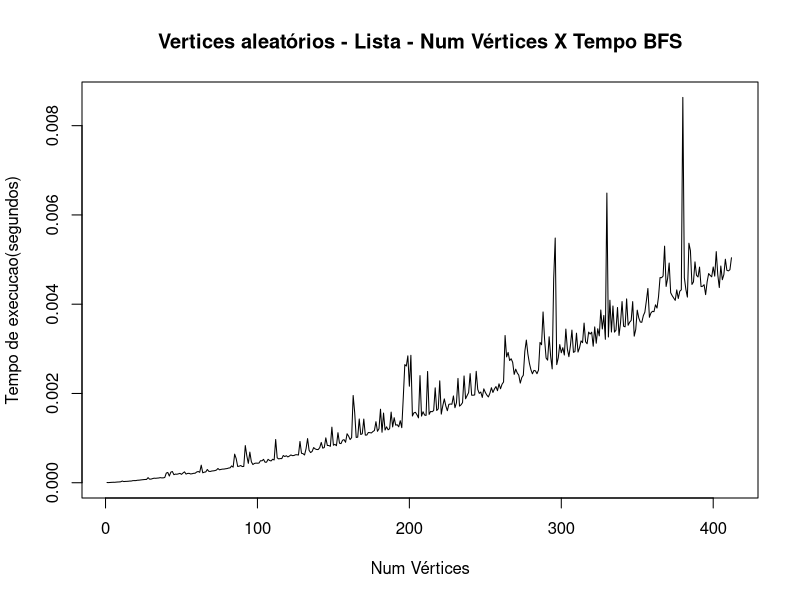
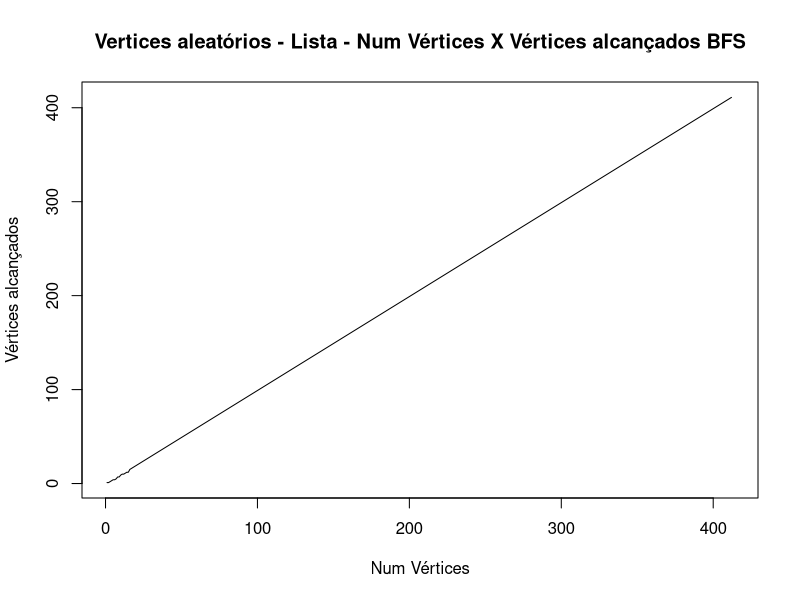
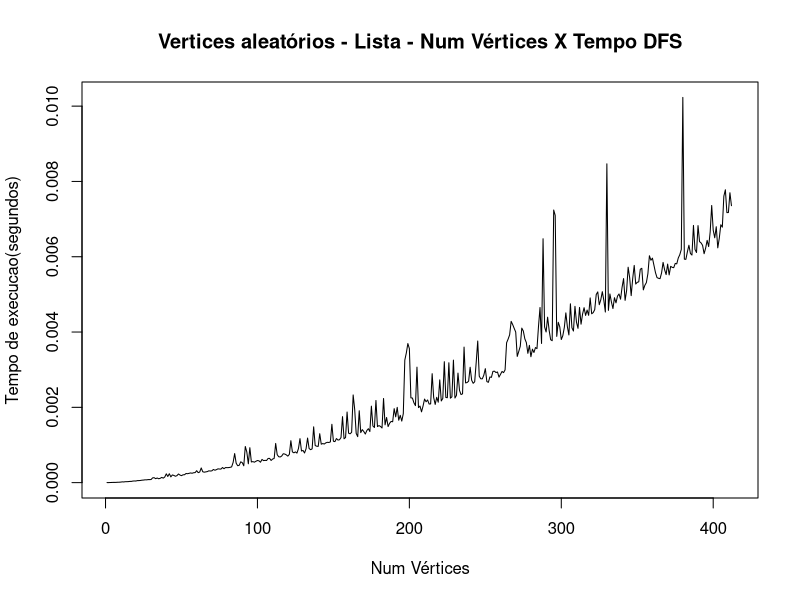
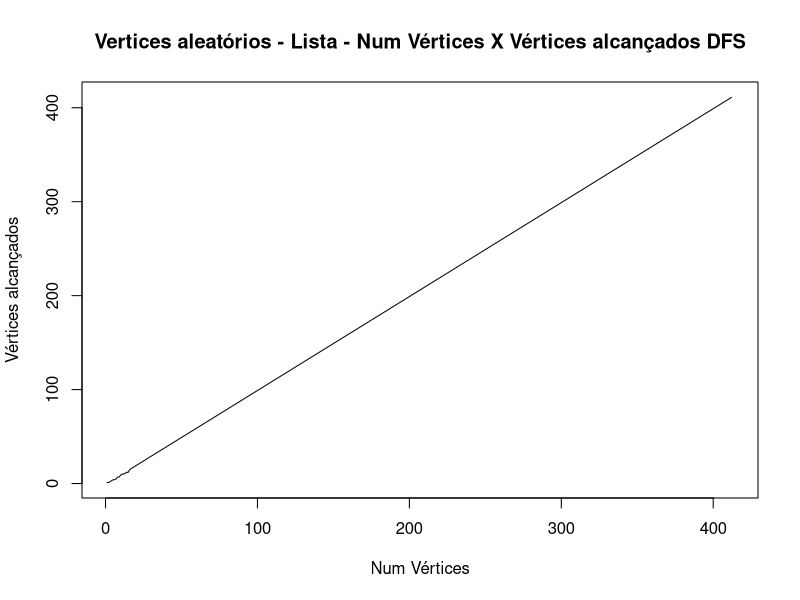
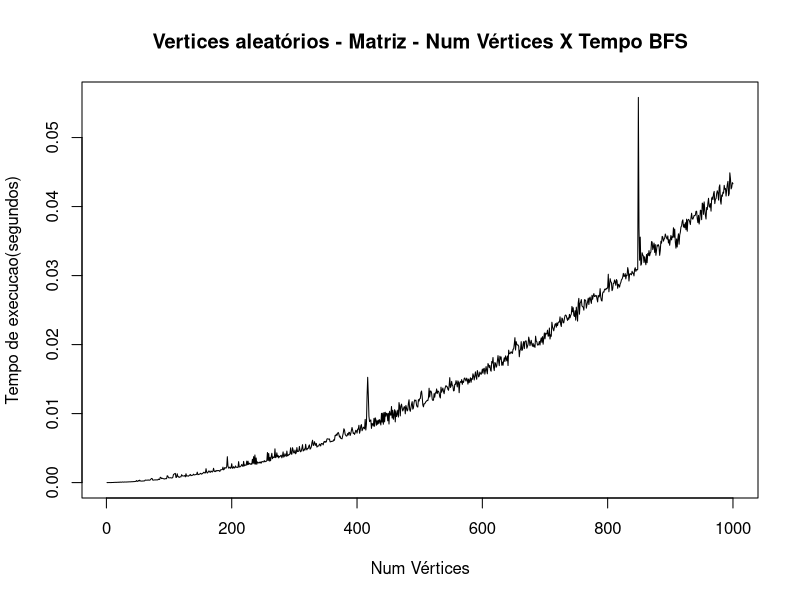
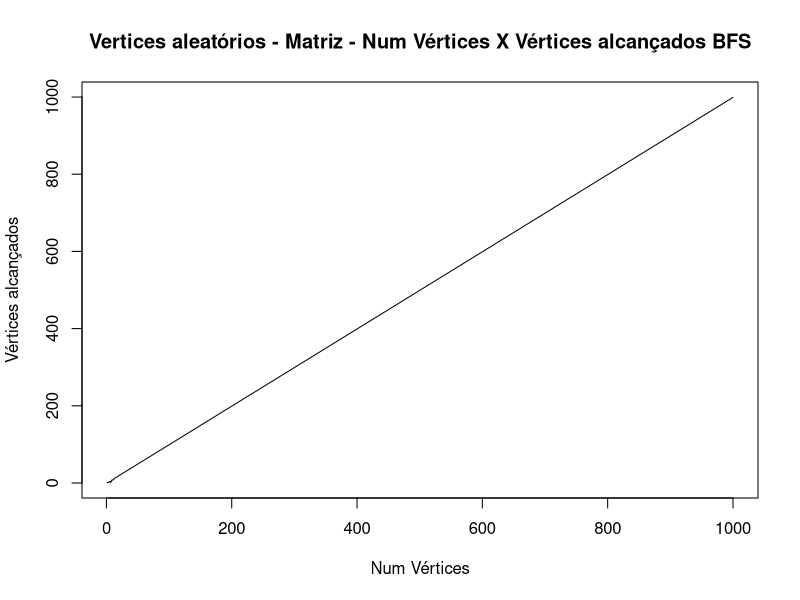
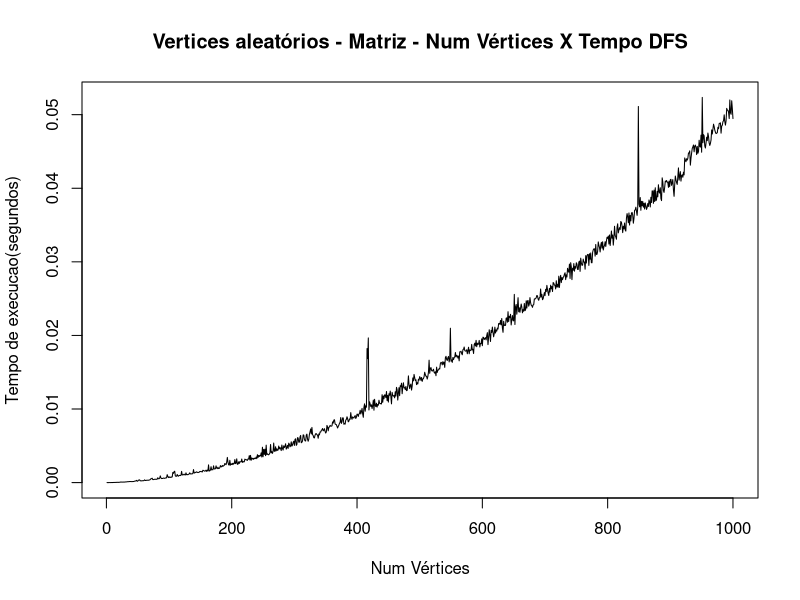
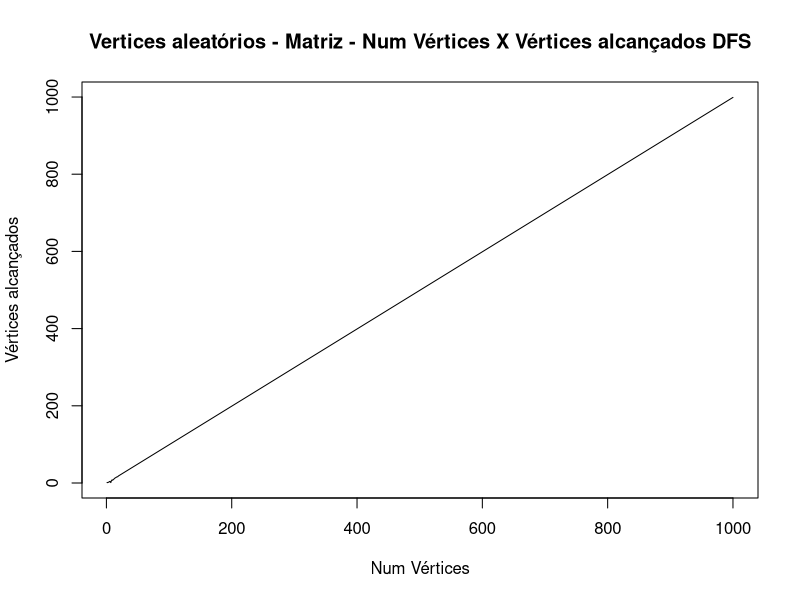

Generate these figures, in order, with R:
dataList = read.csv('Project/simpleGraphListOut.csv')

plot(x = dataList$num_vertices, y = dataList$execution_BFS, 
type = "l",
  xlab = "Num Vértices",
  ylab = "Tempo de execucao(segundos)",
  main = "Vertices aleatórios - Lista - Num Vértices X Tempo BFS"
)

plot(x = dataList$num_vertices, y = dataList$reached_vertices_BFS, 
type = "l",
  xlab = "Num Vértices",
  ylab = "Vértices alcançados",
  main = "Vertices aleatórios - Lista - Num Vértices X Vértices alcançados BFS"
)

plot(x = dataList$num_vertices, y = dataList$execution_DFS, 
type = "l",
  xlab = "Num Vértices",
  ylab = "Tempo de execucao(segundos)",
  main = "Vertices aleatórios - Lista - Num Vértices X Tempo DFS"
)

plot(x = dataList$num_vertices, y = dataList$reached_vertices_DFS, 
type = "l",
  xlab = "Num Vértices",
  ylab = "Vértices alcançados",
  main = "Vertices aleatórios - Lista - Num Vértices X Vértices alcançados DFS"
)

dataMatriz = read.csv('Project/simpleGraphMatrixOut.csv')

plot(x = dataMatriz$num_vertices, y = dataMatriz$execution_BFS, 
type = "l",
  xlab = "Num Vértices",
  ylab = "Tempo de execucao(segundos)",
  main = "Vertices aleatórios - Matriz - Num Vértices X Tempo BFS"
)

plot(x = dataMatriz$num_vertices, y = dataMatriz$reached_vertices_BFS, 
type = "l",
  xlab = "Num Vértices",
  ylab = "Vértices alcançados",
  main = "Vertices aleatórios - Matriz - Num Vértices X Vértices alcançados BFS"
)

plot(x = dataMatriz$num_vertices, y = dataMatriz$execution_DFS, 
type = "l",
  xlab = "Num Vértices",
  ylab = "Tempo de execucao(segundos)",
  main = "Vertices aleatórios - Matriz - Num Vértices X Tempo DFS"
)

plot(x = dataMatriz$num_vertices, y = dataMatriz$reached_vertices_DFS, 
type = "l",
  xlab = "Num Vértices",
  ylab = "Vértices alcançados",
  main = "Vertices aleatórios - Matriz - Num Vértices X Vértices alcançados DFS"
)


dataListRandomEdges = read.csv('Project/simpleGraphRandomEdgesListOut.csv')
# RANDOM ARESTAS
plot(x = dataListRandomEdges$num_arestas, y = dataListRandomEdges$execution_BFS, 
type = "l",
  xlab = "Num Arestas",
  ylab = "Tempo de execucao(segundos)",
  main = "Aresta Aleatoria - Lista - Num Arestas X Tempo BFS"
)

plot(x = dataListRandomEdges$num_arestas, y = dataListRandomEdges$reached_vertices_BFS, 
type = "l",
  xlab = "Num Arestas",
  ylab = "Vértices alcançados",
  main = "Aresta Aleatoria - Lista - Num Arestas X Vértices alcançados BFS"
)

plot(x = dataListRandomEdges$num_arestas, y = dataListRandomEdges$execution_DFS, 
type = "l",
  xlab = "Num Arestas",
  ylab = "Tempo de execucao(segundos)",
  main = "Aresta Aleatoria - Lista - Num Arestas X Tempo DFS"
)

plot(x = dataListRandomEdges$num_arestas, y = dataListRandomEdges$reached_vertices_DFS, 
type = "l",
  xlab = "Num Arestas",
  ylab = "Vértices alcançados",
  main = "Aresta Aleatoria - Lista - Num Arestas X Vértices alcançados DFS"
)

dataMatrixRandomEdges = read.csv('Project/simpleGraphRandomEdgesMatrixOut.csv')
# RANDOM ARESTAS
plot(x = dataMatrixRandomEdges$num_arestas, y = dataMatrixRandomEdges$execution_BFS, 
type = "l",
  xlab = "Num Arestas",
  ylab = "Tempo de execucao(segundos)",
  main = "Aresta Aleatoria - Matriz - Num Arestas X Tempo BFS"
)

plot(x = dataMatrixRandomEdges$num_arestas, y = dataMatrixRandomEdges$reached_vertices_BFS, 
type = "l",
  xlab = "Num Arestas",
  ylab = "Vértices alcançados",
  main = "Aresta Aleatoria - Matriz - Num Arestas X Vértices alcançados BFS"
)

plot(x = dataMatrixRandomEdges$num_arestas, y = dataMatrixRandomEdges$execution_DFS, 
type = "l",
  xlab = "Num Arestas",
  ylab = "Tempo de execucao(segundos)",
  main = "Aresta Aleatoria - Matriz - Num Arestas X Tempo DFS"
)

plot(x = dataMatrixRandomEdges$num_arestas, y = dataMatrixRandomEdges$reached_vertices_DFS, 
type = "l",
  xlab = "Num Arestas",
  ylab = "Vértices alcançados",
  main = "Aresta Aleatoria - Matriz - Num Arestas X Vértices alcançados DFS"
)